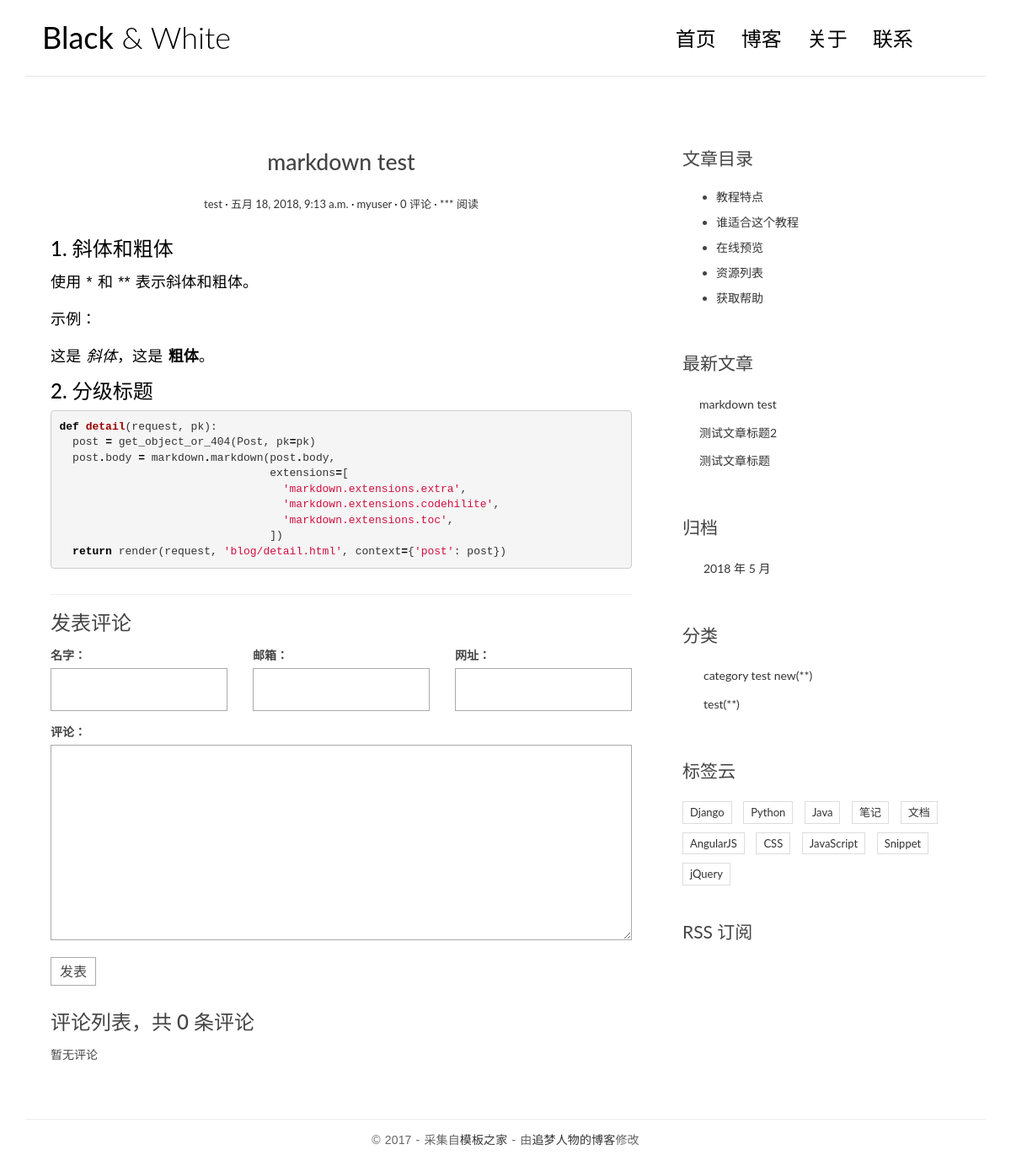
The app's page /post/4/, older data.
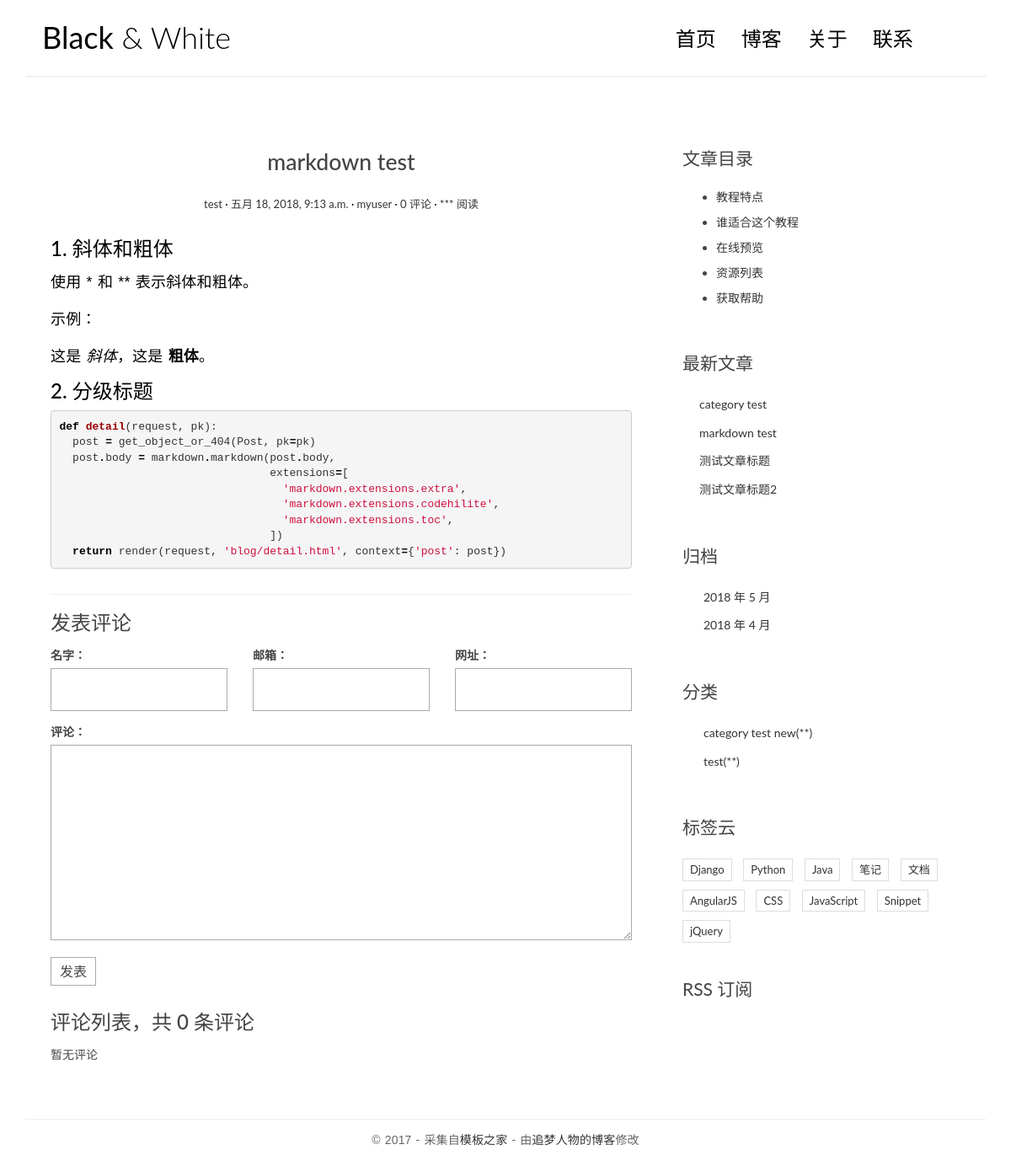
The same page, newer data.
### blog/models.py (models this page shows, shortened)
@python_2_unicode_compatible
class Post(models.Model):
  title = models.CharField(max_length=70)
  body = models.TextField()
  created_time = models.DateTimeField()
  modified_time = models.DateTimeField()
  excerpt = models.CharField(max_length=200, blank=True)
  category = models.ForeignKey(Category)
  tags = models.ManyToManyField(Tag, blank=True)
  author = models.ForeignKey(User)
  def get_absolute_url(self):
    return reverse('blog:detail', kwargs={'pk': self.pk})
  class Meta:
    ordering = ['-created_time']

@python_2_unicode_compatible
class Category(models.Model):
  name = models.CharField(max_length=100)

### blog/views.py (the view)
# urls.py: url(r'^post/(?P<pk>[0-9]+)/$', views.detail, name='detail'),
def detail(request, pk):
  post = get_object_or_404(Post, pk=pk)
  post.body = markdown.markdown(post.body,
                                extensions=[
                                  'markdown.extensions.extra',
                                  'markdown.extensions.codehilite',
                                  'markdown.extensions.toc',
                                ])
  form = CommentForm()
  comment_list = post.comment_set.all()
  context = { 'post': post,
              'form': form,
              'comment_list': comment_list
            }
  return render(request, 'blog/detail.html', context=context)

### comments/forms.py
class CommentForm(forms.ModelForm):
  class Meta:
    model = Comment
    fields = ['name', 'email', 'url', 'text']

### blog/templatetags/blog_tags.py (called while the page is built)
@register.simple_tag
def get_recent_posts(num=5):
  return Post.objects.all().order_by('-created_time')[:num]

@register.simple_tag
def archives():
  return Post.objects.dates('created_time', 'month', order='DESC')

@register.simple_tag
def get_categories():
  return Category.objects.all()

### templates/blog/detail.html (shortened to what the changed rows need)
{% extends 'base.html' %}
                {% block main %}
                    <article class="post post-{{ post.pk }}">
                        <header class="entry-header">
                            <h1 class="entry-title">{{ post.title }}</h1>
                            <div class="entry-meta">
                                <span class="post-category"><a href="#">{{ post.category.name }}</a></span>
                                <span class="post-date">
                                    <a href="#">
                                        <time class="entry-date" datetime="{{ post.created_time }}">{{ post.created_time }}</time>
                                    </a>
                                </span>
                                <span class="post-author"><a href="#">{{ post.author }}</a></span>
                                <span class="comments-link"><a href="#comment-list-panel">{{ post.comment_set.count }} 评论</a></span>
                                <span class="views-count"><a href="#">*** 阅读</a></span>
                            </div>
                        </header>
                        <div class="entry-content clearfix">
                            {{ post.body|safe }}
                        </div>
                    </article>
                {% endblock main%}

### templates/base.html (shortened to what the changed rows need)
{% load staticfiles %}
{% load blog_tags %}
<!DOCTYPE html>
<html>
<head>
    <link rel="stylesheet" href="{% static 'blog/css/bootstrap.min.css' %}">
    <link rel="stylesheet" href="http://code.ionicframework.com/ionicons/2.0.1/css/ionicons.min.css">
    <link rel="stylesheet" href="{% static 'blog/css/pace.css' %}">
    <link rel="stylesheet" href="{% static 'blog/css/custom.css' %}">
    <link rel="stylesheet" href="{% static 'blog/css/highlights/github.css' %}">
</head>
<body>
<div class="container">
    <header id="site-header">
        <div class="row">
            <div class="col-md-4 col-sm-5 col-xs-8">
                <div class="logo">
                    <h1><a href="{% url 'blog:index' %}"><b>Black</b> &amp; White</a></h1>
                </div>
            </div>
        </div>
    </header>
</div>
<div class="content-body">
    <div class="container">
        <div class="row">
            <main class="col-md-8">
               {% block main %}
               {% endblock main %}
            </main>
            <aside class="col-md-4">
                <div class="widget widget-recent-posts">
                    {% get_recent_posts as recent_post_list %}
                    <ul>
                        {% for post in recent_post_list %}
                        <li>
                            <a href="{{ post.get_absolute_url }}">{{ post.title }}</a>
                        </li>
                        {% empty %}
                        暂无文章！
                    </ul>
                    {% endfor %}
                </div>
                <div class="widget widget-archives">
                    {% archives as date_list %}
                    <ul>
                        {% for date in date_list %}
                        <li>
                            <a href="{% url 'blog:archives' date.year date.month %}">{{ date.year }} 年 {{ date.month }} 月</a>
                        </li>
                        {% empty %}
                        暂无归档！
                        {% endfor %}
                    </ul>
                </div>
                <div class="widget widget-category">
                    {% get_categories as category_list %}
                    <ul>
                        {% for category in category_list %}
                        <li>
                            <a href="{% url 'blog:category' category.pk %}">{{ category.name }}<span class="post-count">(**)</span></a>
                        </li>
                        {% empty %}
                        暂无分类！
                        {% endfor %}
                    </ul>
                </div>
            </aside>
        </div>
    </div>
</div>
</body>
</html>

Row changes from the older to the newer data that the page shows:
added Post: title "category test"
shown differently, row unchanged: Post "测试文章标题": moves up the list
Text that changed along with them:
new list line: "2018 年 4 月"
